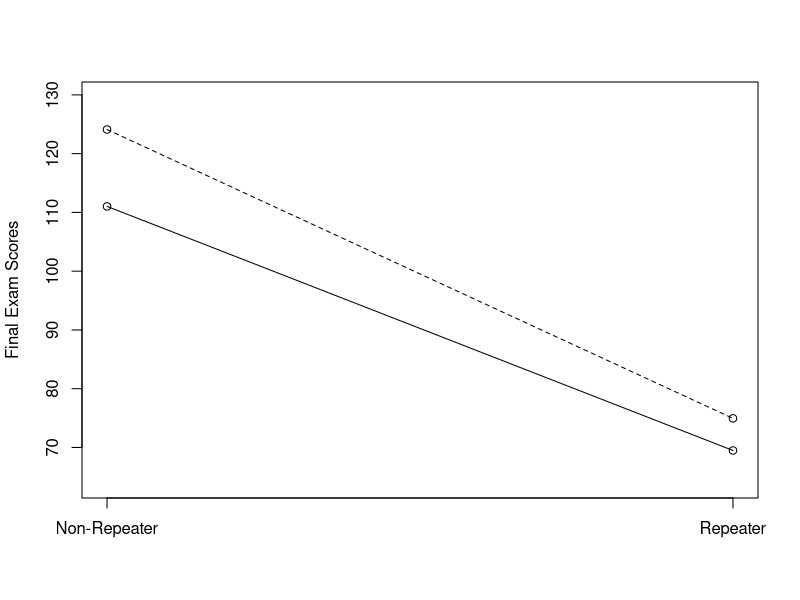
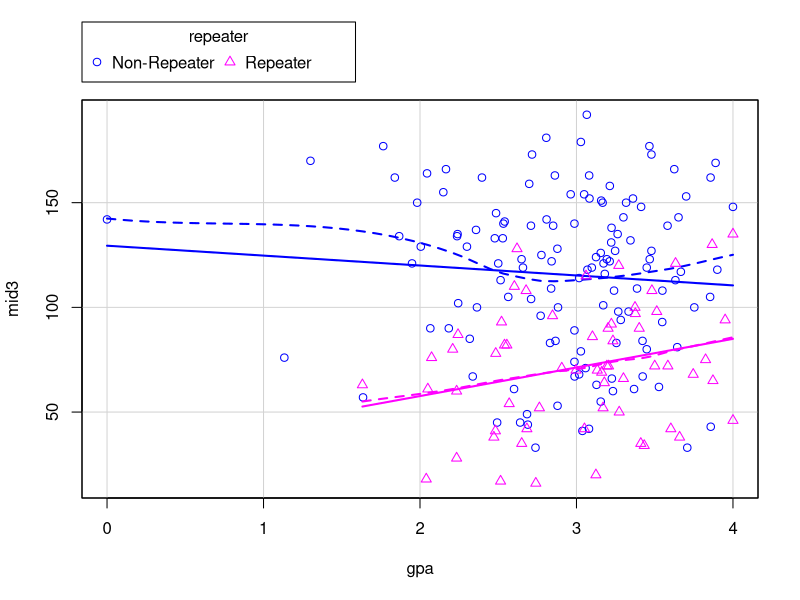
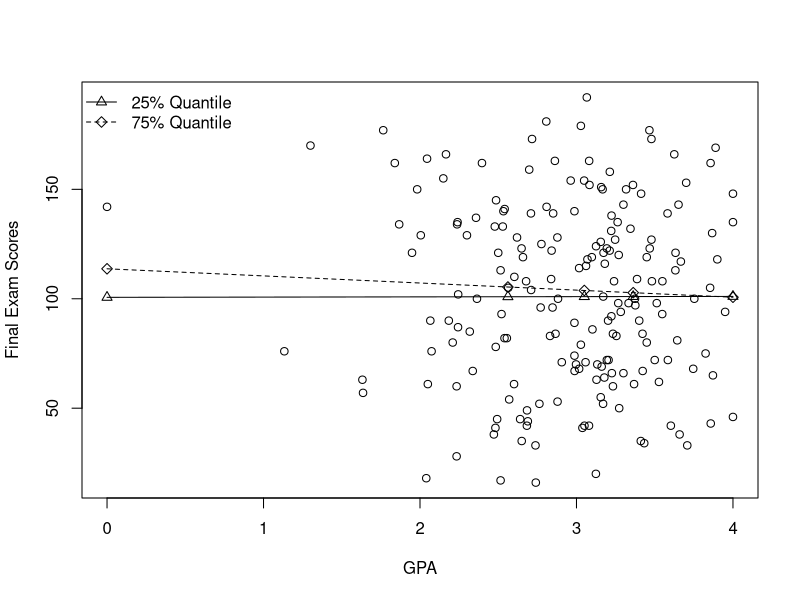
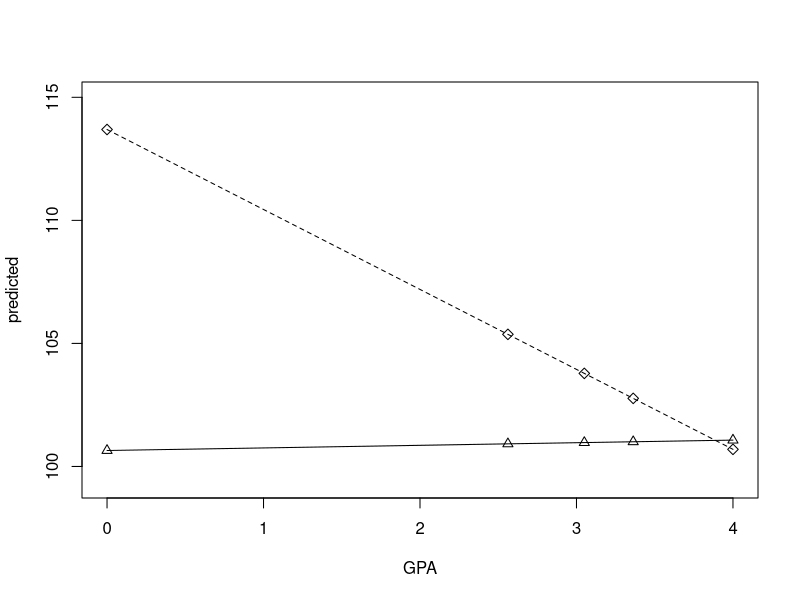

Write the R code that produced these figures, in order.
## ---- chunk 1
xdat = read.csv("data/demo_data.csv", stringsAsFactors = T)
## ---- chunk 2
mod1 = lm(mid3 ~ satmath + satreading + gpa, data=xdat)
## ---- chunk 3
tdat = na.omit(xdat[c("mid3","satmath","satreading","gpa")])
mod1 = lm(mid3 ~ satmath + satreading + gpa, data=tdat)
yhat = predict(mod1)
ybar = mean(tdat$mid3, na.rm=T)
ssm = sum((yhat-ybar)^2, na.rm=T)
sst = sum((tdat$mid3-ybar)^2, na.rm=T)
r2 = ssm/sst
r = cor(tdat$mid3, yhat)
c(sqrt(r2), r)
## ---- chunk 4
# two-sample t-test with equal variance
tt = t.test(mid3 ~ gender, data=xdat, var.equal=TRUE)
# simple linear regression with a dummy feature
mod = lm(mid3 ~ gender, data=xdat)
modsum = summary(mod)

modsum$coefficients
c(diff(tt$estimate), tt$statistic, tt$p.value)

r2 = modsum$r.squared
r = cor(xdat$mid3, as.numeric(xdat$gender)-1, use="pair")
c(r2, r^2)
## ---- chunk 5
# one-way ANOVA
aovmod = aov(mid3 ~ session, data=xdat)
aovsum = summary(aovmod)
aovsum
# simple linear regression with a nominal feature
mod = lm(mid3 ~ session, data=xdat)
anova(mod)
modsum = summary(mod)
modsum
modsum$fstatistic
## ---- chunk 6
xvec = gl(3, 2, labels=c("a","b","c"))
tdat = data.frame(xvec)
tdat
model.matrix(~xvec, data=tdat)
## ---- chunk 7
model.matrix(~xvec-1, data=tdat)
## ---- chunk 8
mod = lm(mid3 ~ repeater*gender, data=xdat)
modsum = summary(mod)
modsum
## ---- chunk 9
newdat = expand.grid(mod$xlevels)
newdat$yhat = predict(mod, newdat)

yrange = range(newdat$yhat)
yrange = yrange + c(-1,1)*diff(yrange)*0.1
plot(1:2, newdat$yhat[1:2], ylim=yrange, type="o",
     xaxt="n", ylab="Final Exam Scores", xlab=NA)
axis(1, at=1:2, labels=levels(newdat[,1]))
points(1:2, newdat$yhat[3:4], type="o", pty=2, lty=2)

## ---- chunk 10
car::scatterplot(mid3 ~ gpa*repeater, data=xdat)
## ---- chunk 11
mod = lm(mid3 ~ repeater*gpa, data=xdat)
modsum = summary(mod)
modsum
## ---- chunk 12
mod = lm(mid3 ~ gpa*utcourse, data=xdat)
modsum = summary(mod)
modsum
## ---- chunk 13
xs = quantile(xdat$gpa, na.rm=TRUE)
ys = quantile(xdat$utcourse, na.rm=TRUE, probs=c(0.25, 0.75))
newdat = expand.grid(xs,ys)
colnames(newdat) = c("gpa","utcourse")
newdat$yhat = predict(mod, newdat)

yrange = range(newdat$yhat)
yrange = yrange + c(-1,1)*diff(yrange)*0.1
plot(xdat$gpa, xdat$mid3,xlab="GPA", ylab="Final Exam Scores")
points(newdat$gpa[1:5], newdat$yhat[1:5], type="o", pch=2)
points(newdat$gpa[6:10], newdat$yhat[6:10], type="o", pch=5, lty=2)
legend("topleft", legend=c("25% Quantile","75% Quantile"), bty="n", pch=c(2,5), lty=c(1,2))
## ---- chunk 14
plot(newdat$gpa[1:5], newdat$yhat[1:5], ylim=yrange, type="o",
     xlab="GPA", ylab="predicted", pch=2)
points(newdat$gpa[6:10], newdat$yhat[6:10], type="o", pch=5, lty=2)
